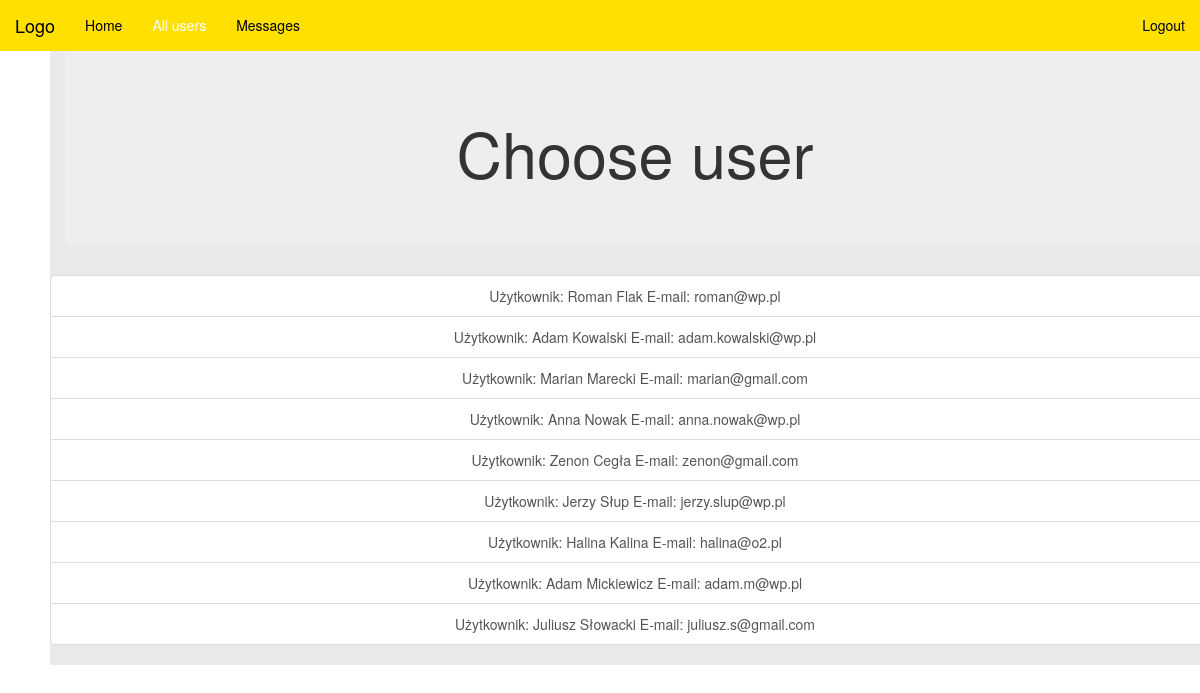
Before: /all_users.php (signed in) with the older database file.
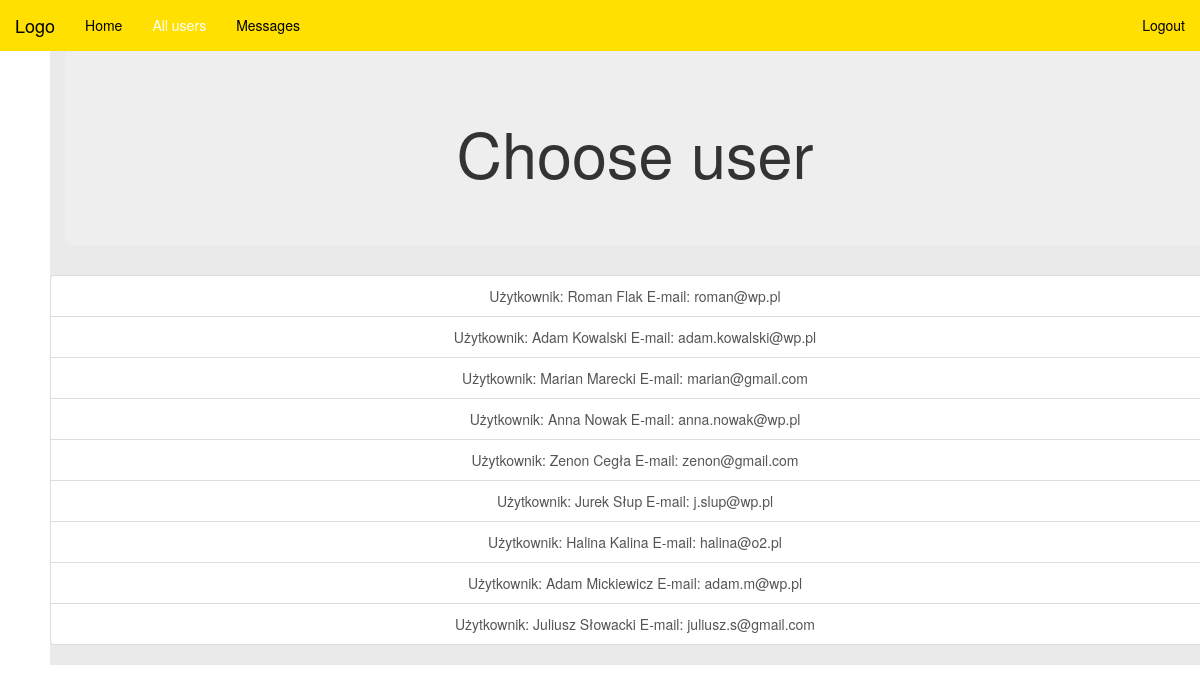
After: the same page with the newer database file.
### tables this page shows
CREATE TABLE IF NOT EXISTS `User` (
  `id` int(11) NOT NULL AUTO_INCREMENT,
  `email` varchar(100) NOT NULL,
  `password` varchar(255) NOT NULL,
  `fullName` varchar(100) NOT NULL,
  `active` tinyint(1) DEFAULT '1',
  PRIMARY KEY (`id`),
  UNIQUE KEY `email` (`email`)
);

### src/User.php (called while the page is built, shortened)
<?php
class User {
    public static function loadAllUsers(mysqli $conn) {
        $sql = "SELECT * FROM User WHERE active = 1";
        $result = $conn->query($sql);
        if($result->num_rows > 0) {
            $usersArray = [];
            while($row = $result->fetch_assoc()) {
                $user = new User();
                $user->email = $row['email'];
                $user->password = $row['password'];
                $user->fullName = $row['fullName'];
                $user->id = $row['id'];
                $user->active = $row['active'];
                $usersArray[] = $user;
            }
            return $usersArray;
        }
    }
    private $id;
    private $email;
    private $fullName;
    public function __construct() {
        $this->id = -1;
        $this->email = "";
        $this->fullName = "";
    }
    public function getId() {
        return $this->id;
    }
    public function getEmail() {
        return $this->email;
    }
    public function getFullName() {
        return $this->fullName;
    }
}

### all_users.php (the view, shortened to what this page needs)
<!DOCTYPE html>
<?php
require_once './src/User.php';
require_once './src/connection.php';
?>
<html>
    <head>
        <link rel="stylesheet" href="./css/style.css">
        <link rel="stylesheet" href="./css/bootstrap.css">
    </head>
    <body>
        <nav class="navbar navbar-inverse navbar-fixed-top">
            <div class="container-fluid">
                <div class="navbar-header">
                    <a class="navbar-brand" href="index.php">Logo</a>
                </div>
                <div class="collapse navbar-collapse" id="myNavbar">
                    <ul class="nav navbar-nav">
                        <li><a href="index.php">Home</a></li>
                        <li class="active"><a href='all_users.php'>All users</a></li>
                        <li><a href='messages_page.php'>Messages</a></li>
                    </ul>
                    <ul class="nav navbar-nav navbar-right">
                        <li><a href='logout.php'>Logout</a> </li>
                    </ul>
                </div>
            </div>
        </nav>
        <div class="container text-center">
            <div class="jumbotron">
                <h1>Choose user</h1>
            </div>
            <?php
            $usersArray = User::loadAllUsers($conn);
                echo(
                '<div class="row">
                  <div class="col-md-12">
                        <div class="list-group">');
                foreach($usersArray as $user) {
                    echo("<a class='tweet_link list-group-item' href='user_page.php?id={$user->getId()}'>Użytkownik: {$user->getFullName()} E-mail: {$user->getEmail()}</a>");
                }
                echo(
                '</div>
                 </div>
                </div>');
            ?>
        </div>
    </body>
</html>

Changed rows visible on the page:
changed user: fullName "Jerzy Słup" → "Jurek Słup"; email "jerzy.slup@wp.pl" → "j.slup@wp.pl"
